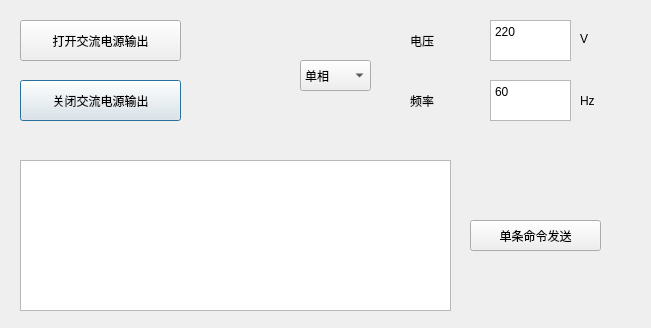
<?xml version="1.0" encoding="UTF-8"?>
<ui version="4.0">
 <class>Dialog_AC_Setting</class>
 <widget class="QDialog" name="Dialog_AC_Setting">
  <property name="geometry">
   <rect>
    <x>0</x>
    <y>0</y>
    <width>651</width>
    <height>328</height>
   </rect>
  </property>
  <property name="windowTitle">
   <string>AC_Setting</string>
  </property>
  <property name="windowIcon">
   <iconset>
    <normalon>logo.jpg</normalon>
   </iconset>
  </property>
  <widget class="QPushButton" name="pushButton_SetACOFF">
   <property name="geometry">
    <rect>
     <x>20</x>
     <y>80</y>
     <width>161</width>
     <height>41</height>
    </rect>
   </property>
   <property name="text">
    <string>关闭交流电源输出</string>
   </property>
  </widget>
  <widget class="QPushButton" name="pushButton_SetACON">
   <property name="geometry">
    <rect>
     <x>20</x>
     <y>20</y>
     <width>161</width>
     <height>41</height>
    </rect>
   </property>
   <property name="text">
    <string>打开交流电源输出</string>
   </property>
  </widget>
  <widget class="QPushButton" name="pushButton_SendMessage">
   <property name="geometry">
    <rect>
     <x>470</x>
     <y>220</y>
     <width>131</width>
     <height>31</height>
    </rect>
   </property>
   <property name="text">
    <string>单条命令发送</string>
   </property>
  </widget>
  <widget class="QTextEdit" name="textEdit_AC_VOLT">
   <property name="geometry">
    <rect>
     <x>490</x>
     <y>20</y>
     <width>81</width>
     <height>41</height>
    </rect>
   </property>
   <property name="html">
    <string>&lt;!DOCTYPE HTML PUBLIC &quot;-//W3C//DTD HTML 4.0//EN&quot; &quot;http://www.w3.org/TR/REC-html40/strict.dtd&quot;&gt;
&lt;html&gt;&lt;head&gt;&lt;meta name=&quot;qrichtext&quot; content=&quot;1&quot; /&gt;&lt;style type=&quot;text/css&quot;&gt;
p, li { white-space: pre-wrap; }
&lt;/style&gt;&lt;/head&gt;&lt;body style=&quot; font-family:'宋体'; font-size:10pt; font-weight:400; font-style:normal;&quot;&gt;
&lt;p style=&quot; margin-top:0px; margin-bottom:0px; margin-left:0px; margin-right:0px; -qt-block-indent:0; text-indent:0px;&quot;&gt;&lt;span style=&quot; font-family:'SimSun'; font-size:9pt;&quot;&gt;220&lt;/span&gt;&lt;/p&gt;&lt;/body&gt;&lt;/html&gt;</string>
   </property>
  </widget>
  <widget class="QLabel" name="label">
   <property name="geometry">
    <rect>
     <x>410</x>
     <y>30</y>
     <width>41</width>
     <height>21</height>
    </rect>
   </property>
   <property name="text">
    <string>电压</string>
   </property>
  </widget>
  <widget class="QLabel" name="label_2">
   <property name="geometry">
    <rect>
     <x>410</x>
     <y>90</y>
     <width>41</width>
     <height>21</height>
    </rect>
   </property>
   <property name="text">
    <string>频率</string>
   </property>
  </widget>
  <widget class="QLabel" name="label_3">
   <property name="geometry">
    <rect>
     <x>580</x>
     <y>30</y>
     <width>21</width>
     <height>18</height>
    </rect>
   </property>
   <property name="text">
    <string>V</string>
   </property>
  </widget>
  <widget class="QLabel" name="label_4">
   <property name="geometry">
    <rect>
     <x>580</x>
     <y>90</y>
     <width>21</width>
     <height>21</height>
    </rect>
   </property>
   <property name="text">
    <string>Hz</string>
   </property>
  </widget>
  <widget class="QComboBox" name="comboBox_Phase">
   <property name="geometry">
    <rect>
     <x>300</x>
     <y>60</y>
     <width>71</width>
     <height>31</height>
    </rect>
   </property>
   <item>
    <property name="text">
     <string>单相</string>
    </property>
   </item>
   <item>
    <property name="text">
     <string>三相</string>
    </property>
   </item>
  </widget>
  <widget class="QTextEdit" name="textEdit_AC">
   <property name="geometry">
    <rect>
     <x>20</x>
     <y>160</y>
     <width>431</width>
     <height>151</height>
    </rect>
   </property>
  </widget>
  <widget class="QTextEdit" name="textEdit_AC_FR">
   <property name="geometry">
    <rect>
     <x>490</x>
     <y>80</y>
     <width>81</width>
     <height>41</height>
    </rect>
   </property>
   <property name="html">
    <string>&lt;!DOCTYPE HTML PUBLIC &quot;-//W3C//DTD HTML 4.0//EN&quot; &quot;http://www.w3.org/TR/REC-html40/strict.dtd&quot;&gt;
&lt;html&gt;&lt;head&gt;&lt;meta name=&quot;qrichtext&quot; content=&quot;1&quot; /&gt;&lt;style type=&quot;text/css&quot;&gt;
p, li { white-space: pre-wrap; }
&lt;/style&gt;&lt;/head&gt;&lt;body style=&quot; font-family:'宋体'; font-size:10pt; font-weight:400; font-style:normal;&quot;&gt;
&lt;p style=&quot; margin-top:0px; margin-bottom:0px; margin-left:0px; margin-right:0px; -qt-block-indent:0; text-indent:0px;&quot;&gt;&lt;span style=&quot; font-family:'SimSun'; font-size:9pt;&quot;&gt;60&lt;/span&gt;&lt;/p&gt;&lt;/body&gt;&lt;/html&gt;</string>
   </property>
  </widget>
 </widget>
 <resources/>
 <connections/>
</ui>
